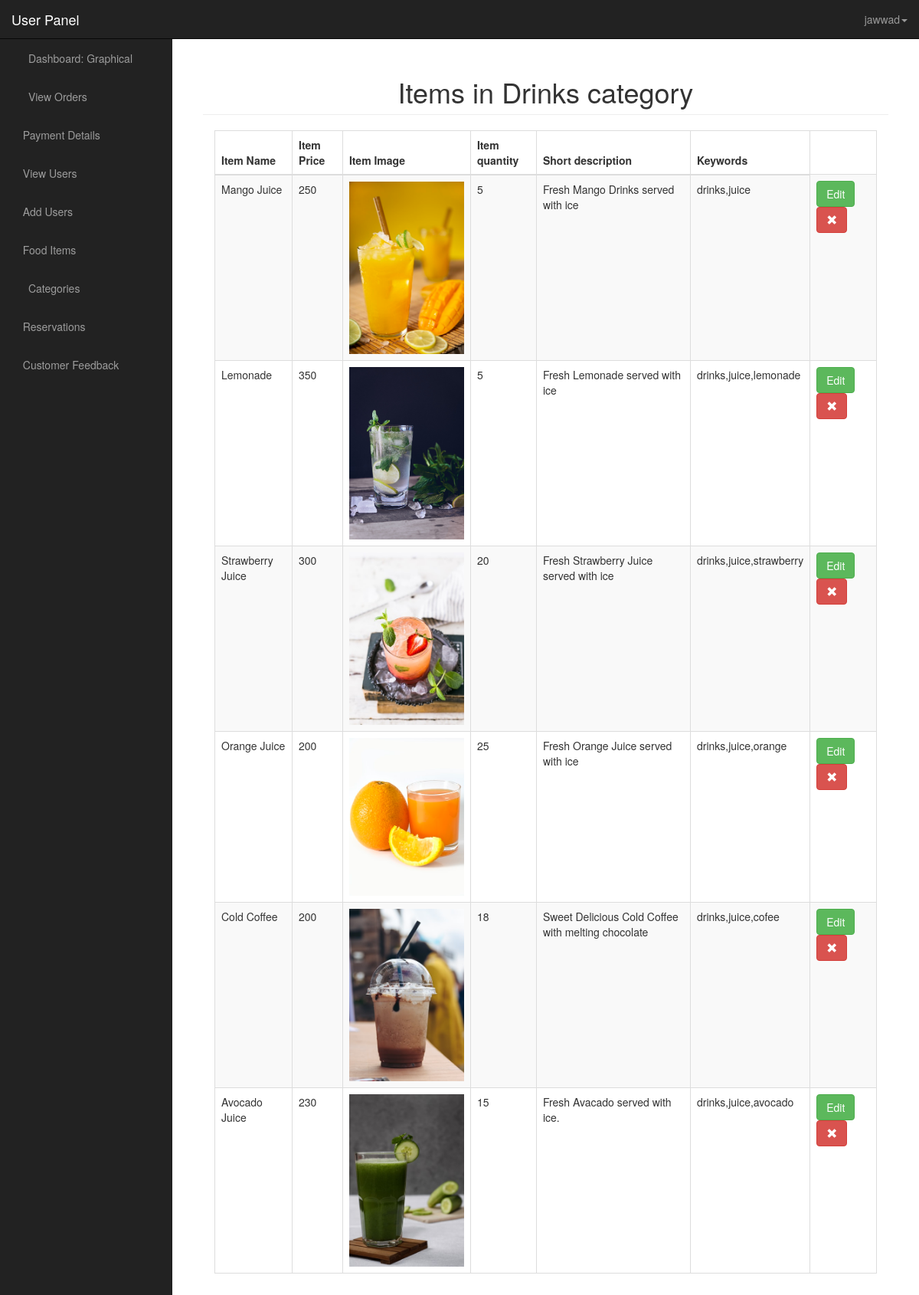
Page /admin/view_fooditem.php?display=1 (signed in) on the committed database.
### tables this page shows
CREATE TABLE `category` (
  `cat_id` int(11) NOT NULL,
  `cat_title` varchar(20) NOT NULL
);

CREATE TABLE `food_items` (
  `food_id` int(11) NOT NULL,
  `quantity` int(11) NOT NULL,
  `category_id` int(11) NOT NULL,
  `food_name` varchar(20) NOT NULL,
  `food_image` text NOT NULL,
  `food_price` double NOT NULL,
  `description` varchar(150) NOT NULL,
  `short_description` varchar(50) NOT NULL,
  `keywords` varchar(50) NOT NULL
);

### includes/functions.php (called while the page is built, shortened)
<?php
function query($sql)
{
    global $pdo;
    try {
        $stmt = $pdo->query($sql);
        return $stmt;
    } catch (Exception $ex) {
        die("Query failed " . $ex->getMessage());
    }
}
function is_logged_in(){
    return isset($_SESSION['user_id']) ? true : false;
}
function is_admin(){
    if(is_logged_in()){
        if($_SESSION['user_role'] == 'admin'){
            return true;
        } else {
            return false;
        }
    }
}
function is_customer(){
    if(is_logged_in()){
        if($_SESSION['user_role'] == 'customer'){
            return true;
        } else {
            return false;
        }
    }
}

### admin/view_fooditem.php (the view, shortened to what this page needs)
<?php include "includes/header.php"; ?>
<?php
if (isset($_GET['display'])) {
    $cat_id = $_GET['display'];
    $stmt = query("SELECT cat_title FROM category WHERE cat_id=$cat_id");
    $row = $stmt->fetch(PDO::FETCH_ASSOC);
    $cat_title = $row['cat_title'];
}
?>
<div id="wrapper">
    <?php include "includes/navigation.php"; ?>
    <div id="page-wrapper">
        <div class="container-fluid">
            <div class="col-lg-12">
                <h1 style="text-align:center" class="page-header">
                    <?php echo "Items in " . $cat_title . " category"; ?>
                </h1>
                <div class="col-md-12">
                    <table class="table table-bordered table-hover table-striped">
                        <thead>
                            <tr>
                                <th>Item Name</th>
                                <th>Item Price</th>
                                <th>Item Image</th>
                                <th>Item quantity</th>
                                <th>Short description</th>
                                <th>Keywords</th>
                            </tr>
                        </thead>
                        <tbody>
                            <?php
                            $result = query("SELECT * FROM food_items WHERE category_id={$cat_id}");
                            $stmt = $result;
                            while ($row = $stmt->fetch(PDO::FETCH_ASSOC)) {
                                $food_id = $row['food_id'];
                                $quantity = $row['quantity'];
                                $food_name = $row['food_name'];
                                $food_price =  $row['food_price'];
                                $food_image =  $row['food_image'];
                                $short_description =  $row['short_description'];
                                $keywords =  $row['keywords'];
                            ?>
                                <tr>
                                    <td><?php echo $food_name; ?></td>
                                    <td><?php echo $food_price; ?></td>
                                    <td><img width="150" src="<?php echo $food_image; ?>">
                                    </td>
                                    <td><?php echo $quantity; ?></td>
                                    <td><?php echo $short_description; ?></td>
                                    <td><?php echo $keywords; ?></td>
                                    <?php if (is_admin() == true) : ?>
                                        <td>
                                            <a class="btn btn-success" href="edit_fooditem.php?edit=<?php echo $food_id; ?>">Edit</a>
                                            <a class="btn btn-danger" onClick="javascript: return confirm('Do want to delete this item?');" href="view_fooditem.php?delete=<?php echo $food_id; ?>"><span class="glyphicon glyphicon-remove"></span></a>
                                        </td>
                                    <?php endif; ?>
                                </tr>
                            <?php } ?>
                        </tbody>
                    </table>
                </div>
            </div>
        </div>
    </div>
</div>
<?php include "includes/footer.php"; ?>

### admin/includes/header.php (shortened to what this page needs)
<?php
include "../includes/connect.php";
include "../includes/functions.php";
?>
<!DOCTYPE html>
<html lang="en">
<head>
    <link href="css/bootstrap.min.css" rel="stylesheet">
    <link href="css/sb-admin.css" rel="stylesheet">
    <link href="css/plugins/morris.css" rel="stylesheet">
    <link href="font-awesome/css/font-awesome.min.css" rel="stylesheet" type="text/css">
</head>
<body>

### admin/includes/navigation.php (shortened to what this page needs)
<nav class="navbar navbar-inverse navbar-fixed-top" role="navigation">
    <div class="navbar-header">
        <a class="navbar-brand" href="index.php">User Panel</a>
    </div>
    <ul class="nav navbar-right top-nav">
        <li class="dropdown">
            <a href="#" class="dropdown-toggle" data-toggle="dropdown"><i class="fa fa-user"></i><?php echo $_SESSION['username']; ?><b class="caret"></b></a>
        </li>
    </ul>
    <div class="collapse navbar-collapse navbar-ex1-collapse">
        <ul class="nav navbar-nav side-nav">
            <?php if (is_admin() == true) : ?>
                <li class="">
                    <a href="admin_dashboard.php"><i class="fa fa-fw fa-dashboard"></i> Dashboard: Graphical</a>
                </li>
            <?php endif; ?>
            <li>
                <a href="javascript:;" data-toggle="collapse" data-target="#demo3"><i class="fa fa-fw fa-bar-chart-o"></i> View Orders <i class="fa fa-fw fa-caret-down"></i></a>
            </li>
            <?php if ((is_customer() == true) || (is_admin() == true)) : ?>
                <li>
                    <a href="payment_details.php"><i class="fa fa-credit-card"></i> Payment Details</a>
                </li>
            <?php endif; ?>
            <?php if (is_admin() == true) : ?>
                <li>
                    <a href="javascript:;" data-toggle="collapse" data-target="#demo1"><i class="fa fa-users"></i> View Users <i class="fa fa-fw fa-caret-down"></i></a>
                </li>
            <?php endif; ?>
            <?php if (is_admin() == true) : ?>
                <li>
                    <a href="add_users.php"><i class="fa fa-user"></i> Add Users</a>
                </li>
            <?php endif; ?>
            <?php if ((is_admin() == true) || (is_customer() == true)) : ?>
                <li>
                    <a href="javascript:;" data-toggle="collapse" data-target="#demo2"><i class="fa fa-database"></i> Food Items <i class="fa fa-fw fa-caret-down"></i></a>
                </li>
            <?php endif; ?>
            <?php if (is_admin() == true) : ?>
                <li>
                    <a href="categories.php"><i class="fa fa-fw fa-table"></i> Categories</a>
                </li>
            <?php endif; ?>
            <?php if ((is_admin() == true) || (is_customer() == true)) : ?>
                <li>
                    <a href="javascript:;" data-toggle="collapse" data-target="#demo4"><i class="fa fa-cutlery"></i> Reservations <i class="fa fa-fw fa-caret-down"></i></a>
                </li>
            <?php endif; ?>
            <?php if (is_admin() == true) : ?>
                <li>
                    <a href="feedback.php"><i class="fa fa-comment-o"></i> Customer Feedback</a>
                </li>
            <?php endif; ?>
        </ul>
    </div>
</nav>

### admin/includes/footer.php (shortened to what this page needs)
</body>
</html>

### admin/css/sb-admin.css (style rules this page uses)
body { margin-top: 100px; background-color: #222; }
@media (min-width:768px) { body { margin-top: 50px; } }
#wrapper { padding-left: 0; }
#page-wrapper { width: 100%; padding: 0; background-color: #fff; }
@media (min-width:768px) { #wrapper { padding-left: 225px; } }
@media (min-width:768px) { #page-wrapper { padding: 10px; } }
.top-nav { padding: 0 15px; }
.top-nav>li { display: inline-block; float: left; }
.top-nav>li>a { padding-top: 15px; padding-bottom: 15px; line-height: 20px; color: #999; }
@media (min-width:768px) { .side-nav { position: fixed; top: 51px; left: 225px; width: 225px; margin-left: -225px; border: none; border-radius: 0; overflow-y: auto; background-color: #222; } }
@media (min-width:768px) { .side-nav>li>a { width: 225px; } }

### rows in the picture
category: cat_title "Drinks"
food_items: food_name "Mango Juice", food_price "250", food_image (picture), quantity "5", short_description "Fresh Mango Drinks served with ice", keywords "drinks,juice"
food_items: food_name "Lemonade", food_price "350", food_image (picture), quantity "5", short_description "Fresh Lemonade served with ice", keywords "drinks,juice,lemonade"
food_items: food_name "Strawberry Juice", food_price "300", food_image (picture), quantity "20", short_description "Fresh Strawberry Juice served with ice", keywords "drinks,juice,strawberry"
food_items: food_name "Orange Juice", food_price "200", food_image (picture), quantity "25", short_description "Fresh Orange Juice served with ice", keywords "drinks,juice,orange"
food_items: food_name "Cold Coffee", food_price "200", food_image (picture), quantity "18", short_description "Sweet Delicious Cold Coffee with melting chocolate", keywords "drinks,juice,cofee"
food_items: food_name "Avocado Juice", food_price "230", food_image (picture), quantity "15", short_description "Fresh Avacado served with ice.", keywords "drinks,juice,avocado"

### other values in the picture
$_SESSION['username'] "jawwad"
